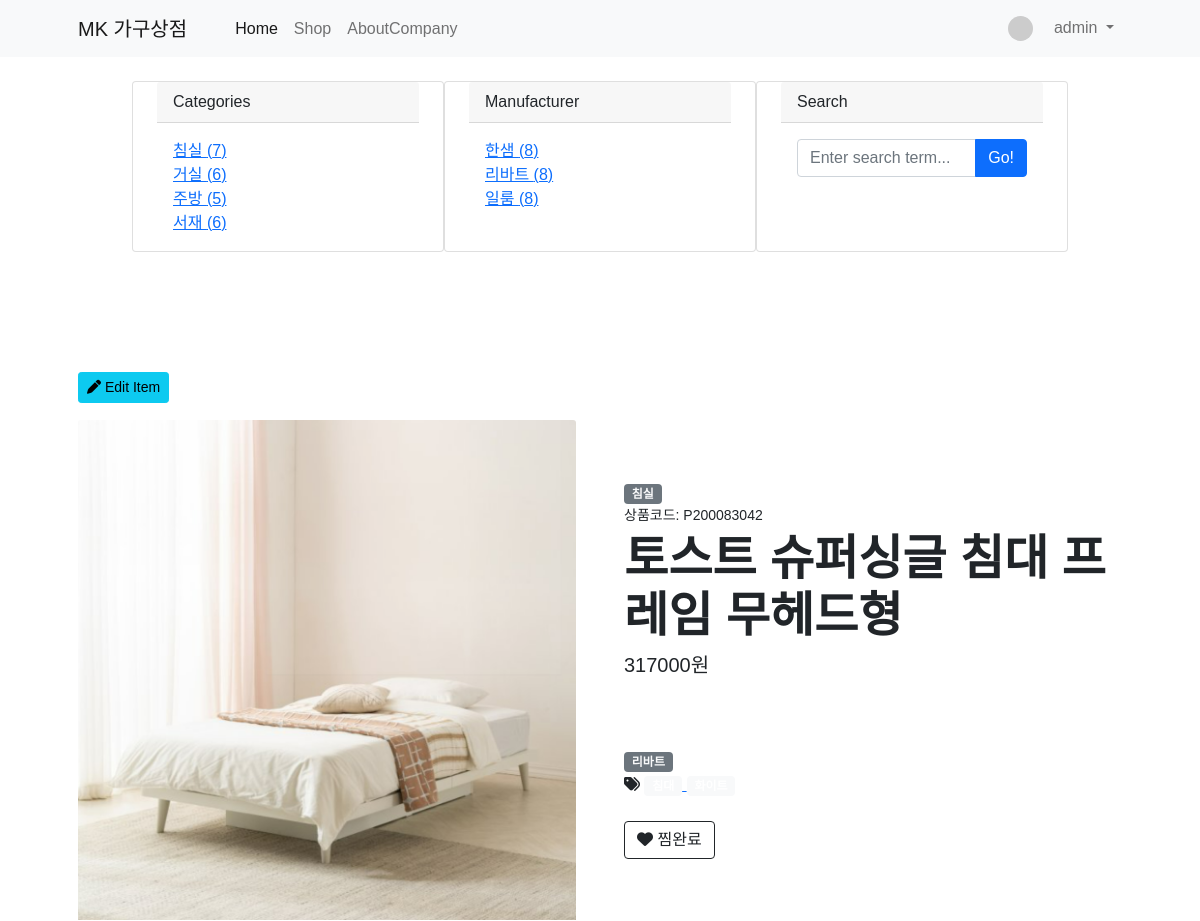
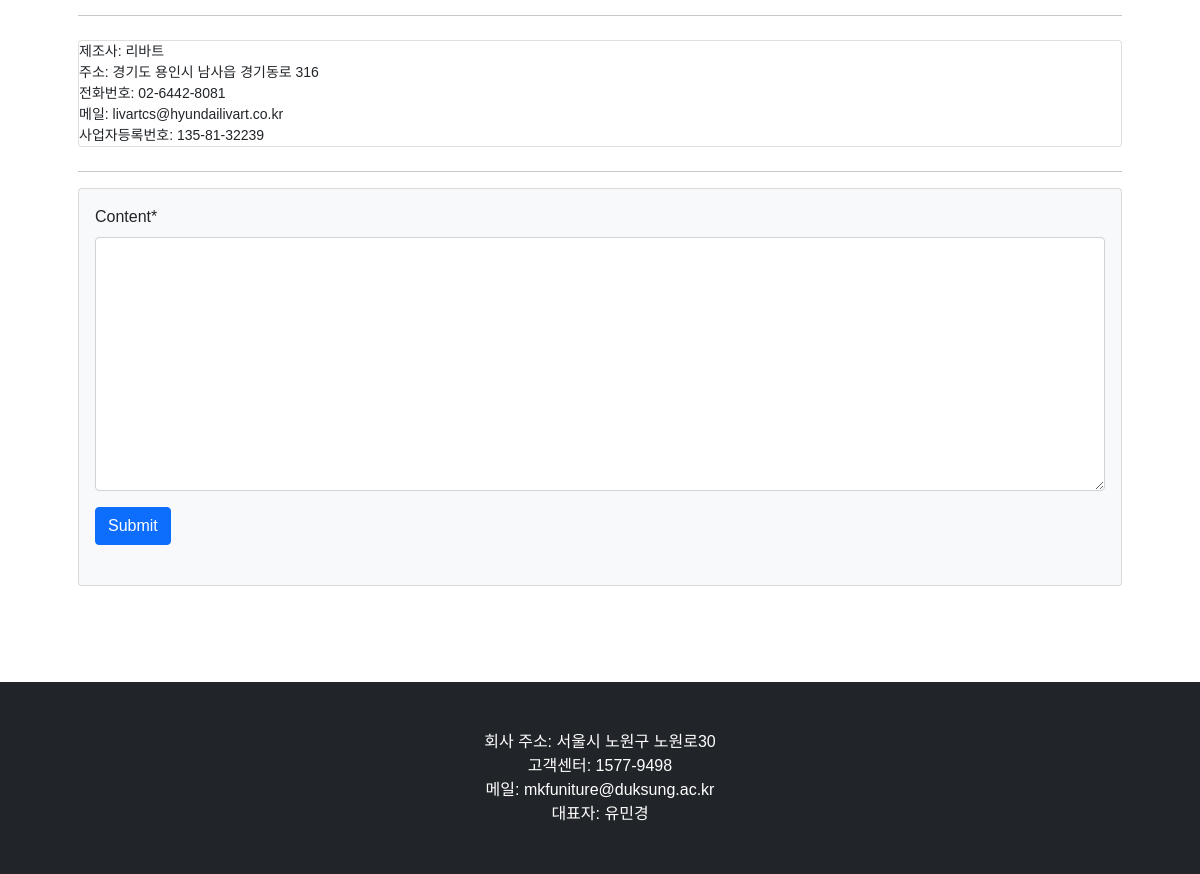
Screenshot of /shop/2/ (signed in) with the database file from the repository (2 pictures, top to bottom).
### shop/models.py (models this page shows, shortened)
class Category(models.Model): #카테고리
    name = models.CharField(max_length=40, unique=True)
    slug = models.SlugField(max_length=200, unique=True, allow_unicode=True)
    def __str__(self):
        return self.name
    def get_absolute_url(self):
        return f'/shop/category/{self.slug}/' #IP주소/shop/category/slug/
    class Meta:
        verbose_name_plural = 'Categories'

class Company(models.Model): #제조사
    name = models.CharField(max_length=40, unique=True) #제조사명
    slug = models.SlugField(max_length=200, unique=True, allow_unicode=True)
    addr = models.CharField(max_length=200, unique=True) #주소
    number = models.CharField(max_length=20, unique=True) #연락처
    mail = models.CharField(max_length=30, unique=True) #이메일
    business_num = models.CharField(max_length=20, unique=True) #사업자등록번호
    def __str__(self):
        return self.name
    def get_absolute_url(self):
        return f'/shop/company/{self.slug}/' #IP주소/shop/company/slug/
    class Meta:
        verbose_name_plural = 'Companies'

class Item(models.Model): #상품아이템
    name = models.CharField(max_length=40, unique=True) #상품명
    description = MarkdownxField() #간단한설명
    code = models.CharField(max_length=10, unique=True) #상품코드
    image = models.ImageField(upload_to='shop/images/%Y/%m/%d/') #상품이미지
    price = models.IntegerField(null=True) #상품가격
    company = models.ForeignKey(Company, null=True, on_delete=models.SET_NULL)
    category = models.ForeignKey(Category, null=True, on_delete=models.SET_NULL)
    tags = models.ManyToManyField(Tag, blank=True)
    like_users = models.ManyToManyField(User, related_name='like_item', blank=True)
    def get_description_markdown(self):
        return markdown(self.description)

### shop/views.py (the view)
# urls.py: path('<int:pk>/', views.ItemDetail.as_view()),
class ItemDetail(DetailView):
    model = Item
    def get_context_data(self, **kwargs):
        context = super(ItemDetail,self).get_context_data()
        context['categories'] = Category.objects.all()
        context['no_category_post_count'] = Item.objects.filter(category=None).count
        context['companies'] = Company.objects.all()
        context['no_company_post_count'] = Item.objects.filter(company=None).count
        context['comment_form'] = CommentForm
        return context

### shop/models.py (called while the page is built)
    def __str__(self):
        return self.name

    def get_absolute_url(self):
        return f'/shop/tag/{self.slug}/' #IP주소/shop/tag/slug/

### shop/templates/shop/item_detail.html (shortened to what this page needs)
{% extends 'shop/base.html' %}
{% load crispy_forms_tags %}
{% block main_area %}
        <section class="py-5">
            <div class="container px-4 px-lg-5 my-5">
                {% if user.is_authenticated %}
                    {% if user.is_superuser or user.is_staff %}
                        <a href="/shop/update_item/{{item.pk}}" role="button" class="btn btn-info btn-sm float-left">
                            <i class="fas fa-pen"></i> Edit Item
                        </a> <br> <br>
                    {% endif %}
                {% endif %}
                <div class="row gx-4 gx-lg-5 align-items-center">
                    <div class="col-md-6"><img class="card-img-top mb-5 mb-md-0" src="{{ item.image.url }}" alt="Item Image" /></div>
                    <div class="col-md-6">
                        <span class="float-left">
                            <a class="badge badge-secondary text-decoration-none link-light" href="{{ item.category.get_absolute_url }}">
                                {{ item.category }}
                            </a>
                        </span> <br>
                        <div class="small mb-1">상품코드: {{ item.code }}</div>
                        <h1 class="display-5 fw-bolder">{{ item.name }}</h1>
                        <div class="fs-5 mb-5">
                            <h5>{{ item.price }}원</h5>
                        </div>
                        <p class="lead">{{ item.get_description_markdown | safe }}</p> <br>
                        <span class="float-left">
                            <a class="badge badge-secondary text-decoration-none link-light" href="{{ item.company.get_absolute_url }}">
                                {{ item.company }}
                            </a> <br>
                            {% if item.tags.exists %}
                                        <i class="fas fa-tags"></i>
                                        {% for tag in item.tags.iterator %}
                                            <a href="{{ tag.get_absolute_url }}">
                                                <span class="badge badge-pill badge-light">{{ tag }}</span>
                                            </a>
                                        {% endfor %}
                            {% endif %}
                        </span>
                        <br/> <br/> <br/>
                        {% if user.is_authenticated %}
                        <div class="d-flex">
                                <a role="button" href="{% url 'likes' item.pk %}" class="btn btn-outline-dark flex-shrink-0" type="button">
                                    {% if user in item.like_users.all %}
                                    <i class="fas fa-heart"></i>
                                    찜완료
                                    {% else %}
                                    <i class="far fa-heart"></i>
                                    찜하기
                                    {% endif %}
                                </a>
                        </div>
                        {% endif %}
                    </div>
                </div>
                <hr>
                <div>
                    <div class="card my-4">
                        <small>제조사: {{ item.company.name }}</small>
                        <small>주소: {{ item.company.addr }}</small>
                        <small>전화번호: {{ item.company.number }}</small>
                        <small>메일: {{ item.company.mail }}</small>
                        <small>사업자등록번호: {{ item.company.business_num }}</small>
                    </div>
                </div>
                <hr>
                    <div id="comment-area" class="mb-5">
                        <div class="card bg-light">
                            <div class="card-body">
                                {% if user.is_authenticated %}
                                    <form class="mb-4" id="comment-form" method="post" action="{{post.get_absolute_url}}new_comment/">
                                        <div class="form-group">
                                            {{comment_form | crispy}}
                                        </div>
                                        <button type="submit" class="btn btn-primary">Submit</button>
                                    </form>
                                {% else %}
                                    <a role="button" class="btn btn-dark btn-block btn-sm" href="#" data-toggle="modal" data-target="#loginModal">
                                        Log in and Leave a comment
                                    </a>
                                {% endif %}
                            </div>
                        </div>
                    </div>
            </div>
        </section>
{% endblock %}

### shop/templates/shop/base.html (shortened to what this page needs)
<!DOCTYPE html>
{% load static %}
<html lang="ko">
    <head>
        <link href="{% static 'shop/bootstrap4/css/bootstrap.min.css' %}" rel="stylesheet" type="text/css" media="screen">
        <link href="css/styles.css" rel="stylesheet" />
        <link href="{% static 'shop/css/font.css' %}" rel="stylesheet" />
    </head>
    <body>
        {% include 'shop/navbar.html' %}
                <div class="row gx-4 gx-lg-5 row-cols-2 row-cols-md-3 row-cols-xl-4 justify-content-center">
                    <div class="card my-4 id=categories-card">
                        <div class="card-header">Categories</div>
                        <div class="card-body">
                            <div class="row">
                                <div class="col-sm-6">
                                    <ul class="list-unstyled mb-0">
                                        {% for category in categories %}
                                        <li><a href="{{ category.get_absolute_url }}">{{ category }} ({{ category.item_set.count }})</a></li>
                                        {% endfor %}
                                    </ul>
                                </div>
                            </div>
                        </div>
                    </div>
                    <div class="card my-4 id=categories-card">
                        <div class="card-header">Manufacturer</div>
                        <div class="card-body">
                            <div class="row">
                                <div class="col-sm-6">
                                    <ul class="list-unstyled mb-0">
                                        {% for company in companies %}
                                        <li><a href="{{ company.get_absolute_url }}">{{ company }} ({{ company.item_set.count }})</a></li>
                                        {% endfor %}
                                    </ul>
                                </div>
                            </div>
                        </div>
                    </div>
                    <div class="card my-4 id=categories-card">
                        <div class="card-header">Search</div>
                        <div class="card-body">
                            <div class="input-group">
                                <input id="search-input" class="form-control" type="text" placeholder="Enter search term..." aria-label="Enter search term..." aria-describedby="button-search" />
                                <button class="btn btn-primary" id="button-search" type="button" onclick="searchItem()">Go!</button>
                            </div>
                        </div>
                    </div>
                </div>
        {% block main_area %}
        {% endblock %}
        {% include 'shop/footer.html' %}
    </body>
</html>

### shop/templates/shop/navbar.html (shortened to what this page needs)
{% load socialaccount %}
        <nav class="navbar navbar-expand-lg navbar-light bg-light">
            <div class="container px-4 px-lg-5">
                <a class="navbar-brand" href="/">MK 가구상점</a>
                <div class="collapse navbar-collapse" id="navbarSupportedContent">
                    <ul class="navbar-nav me-auto mb-2 mb-lg-0 ms-lg-4">
                        <li class="nav-item"><a class="nav-link active" aria-current="page" href="/">Home</a></li>
                        <li class="nav-item"><a class="nav-link" href="/shop/">Shop</a></li>
                        <li class="nav-item"><a class="nav-link" href="/about_company/">AboutCompany</a></li>
                    </ul>
                    <ul class="navbar-nav ml-auto">
                        {% if user.is_authenticated %}
                        <li class="nav-item dropdown">
                            <a class="nav-link dropdown-toggle" href="#" id="navbarDropdownMenuLink" role="button" data-toggle="dropdown" aria-haspopup="true" aria-expanded="false">
                                {% if user.socialaccount_set.all.0.get_avatar_url %}
                                <img class="rounded-circle mr-3" src="{{user.socialaccount_set.all.0.get_avatar_url}}" width="25px">
                                {% else %}
                                <img class="rounded-circle mr-3" src="https://dummyimage.com/50x50/ced4da/6c757d.jpg" width="25px">
                                {% endif %}
                                {{ user.username }}
                            </a>
                        </li>
                        {% else %}
                        <li class="nav-item">
                            <a class="nav-link" href="#" data-toggle="modal" data-target="#loginModal">LogIn</a>
                        </li>
                        {% endif %}
                    </ul>
                </div>
            </div>
        </nav>

### rows the page displays
Category: name "침실", item_set.count "7"
Category: name "거실", item_set.count "6"
Category: name "주방", item_set.count "5"
Category: name "서재", item_set.count "6"
Company: name "한샘", item_set.count "8"
Company: name "리바트", item_set.count "8"
Company: name "일룸", item_set.count "8"
Item: image (picture), category "침실", code "P200083042", name "토스트 슈퍼싱글 침대 프레임 무헤드형", price "317000", company "리바트", company.name "리바트", company.addr "경기도 용인시 남사읍 경기동로 316", company.number "02-6442-8081", company.mail "livartcs@hyundailivart.co.kr", company.business_num "135-81-32239"

### other values shown
{{ user.username }} "admin"
